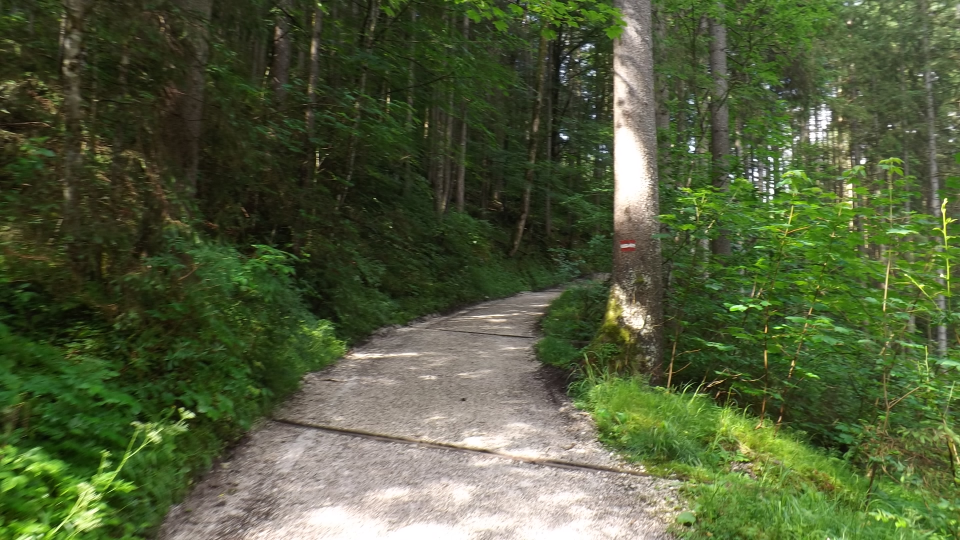
#> input picture Get_Image_Colors/Images/01.JPG, 1920 x 1080 px, found by its file name (shown at 1/2 size)
$ jupyter execute GetImageColors.ipynb
#> lines starting #> are read from the running program, lines starting #| are printed output that depends on the picture
[cell 1]
from sklearn.cluster import KMeans
from collections import Counter
from matplotlib import pyplot as plt
from IPython.display import Image as Image
import cv2

[cell 2]
#RGB to hex function
def rgbToHex(rgb):
    hex = "#{:02x}{:02x}{:02x}".format(int(rgb[0]), int(rgb[1]), int(rgb[2]))
    return hex
#print(rgbToHex([255, 217, 0])) #test

[cell 3]
def plot_image_info(path, k):
    #image load
#> called with path = 'Images/01.jpg', k = 16
    img_bgr = cv2.imread(path)
#> img_bgr is the input picture: shape (1080, 1920, 3); mean B, G, R 58, 92.6, 80.7
    img_rgb = cv2.cvtColor(img_bgr, cv2.COLOR_BGR2RGB)

    # reshape the image to be a list of pixels
    resized_img_rgb = cv2.resize(img_rgb, (255, 255), interpolation=cv2.INTER_AREA) # to speed up the prozess make the picture small ex.64x64
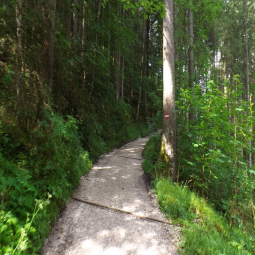
#> resized_img_rgb: shape (255, 255, 3); mean R, G, B 80.7, 92.6, 58
    img_list = resized_img_rgb.reshape((resized_img_rgb.shape[0] * resized_img_rgb.shape[1], 3))

    # cluster the pixels and assign labels
    clt = KMeans(n_clusters=k)
    labels = clt.fit_predict(img_list)

    # count labels
    label_counts = Counter(labels)
#> label_counts = 16 items
    total_count = sum(label_counts.values())
#> total_count = 65025

    # subset out most popular centroid
    center_colors = list(clt.cluster_centers_)
    ordered_colors = [center_colors[i]/255 for i in label_counts.keys()]
#> ordered_colors = 16 items, first 6: [0.15, 0.184, 0.0822], [0.108, 0.129, 0.0537], [0.195, 0.219, 0.126], [0.183, 0.291, 0.103], [0.255, 0.29, 0.179], [0.323, 0.361, 0.238]
    color_labels = [rgbToHex(ordered_colors[i]*255) for i in label_counts.keys()]
#> in rgbToHex, `hex = "#{:02x}{:02x}{:02x}".format(int(rgb[0]), int(rgb[1]), int(rgb[2..`: hex = '#93b756'
#> color_labels = ['#93b756', '#313720', '#416522', '#d9cec2', '#f9f3ee', '#262e14', '#b8afa4', '#70963d', '#2e4a1a', '#827d6f', '#525c3c', '#676c51', '#577d2c', '#9b9388', '#1b200d', '#41492d']

    # plots
    plt.figure(figsize=(14, 8))
#> (this line was passed over: IPython is not available in this run)
    plt.subplot(221)
#> (this line was passed over: IPython is not available in this run)
    plt.imshow(img_rgb)
#> (this line was passed over: IPython is not available in this run)
    plt.axis('off')
#> (this line was passed over: IPython is not available in this run)
    plt.subplot(222)
#> (this line was passed over: IPython is not available in this run)
    plt.pie(label_counts.values(), labels=color_labels, colors=ordered_colors, startangle=90)
#> (this line was passed over: IPython is not available in this run)
    plt.axis('equal')
#> (this line was passed over: IPython is not available in this run)
    plt.show()


$ run again, with Get_Image_Colors/Images/DSCF1088.JPG copied over Get_Image_Colors/Images/01.JPG
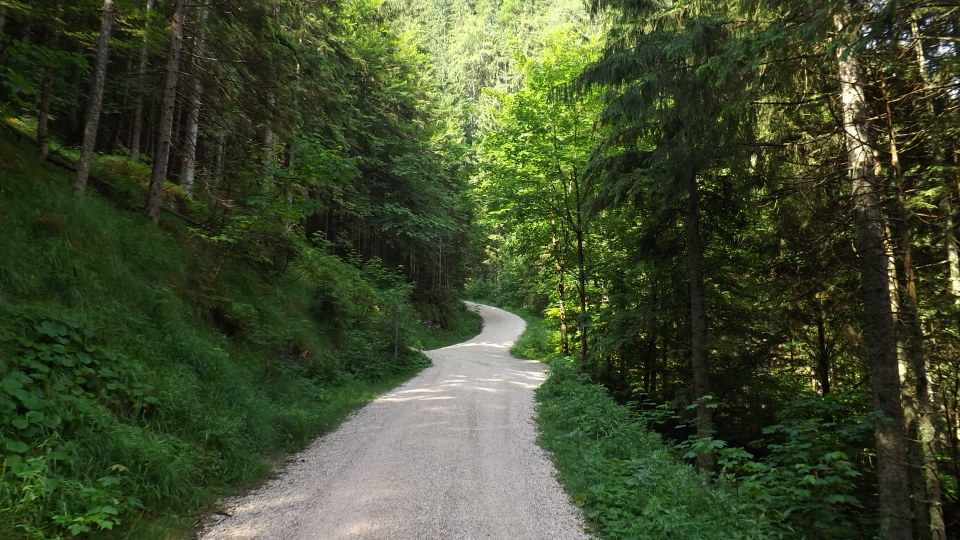
#> input picture Get_Image_Colors/Images/DSCF1088.JPG, 1920 x 1080 px, found by its file name (shown at 1/2 size)
#> in plot_image_info, img_bgr is the input picture: shape (1080, 1920, 3); mean B, G, R 45.8, 75.2, 64.3
#> in plot_image_info, `resized_img_rgb = cv2.resize(img_rgb, (255, 255), interpolation=cv2.IN..`:
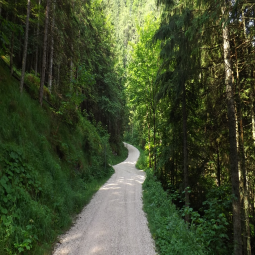
#> resized_img_rgb: shape (255, 255, 3); mean R, G, B 64.3, 75.2, 45.8
#> label_counts = 16 items
#> total_count = 65025
#> ordered_colors = 16 items, first 6: [0.25, 0.261, 0.153], [0.177, 0.188, 0.109], [0.131, 0.205, 0.0818], [0.0735, 0.0879, 0.04], [0.117, 0.141, 0.0681], [0.628, 0.61, 0.591]
#> hex = '#dee2b3'
#> color_labels = ['#dee2b3', '#3f4226', '#c6d486', '#12160a', '#516033', '#2d2f1b', '#213414', '#89a04a', '#38552a', '#b3aeab', '#a09b96', '#2c431f', '#a9bd62', '#767955', '#1d2411', '#657f31']

$ run again, with Get_Image_Colors/Images/DSCF1098.JPG copied over Get_Image_Colors/Images/01.JPG
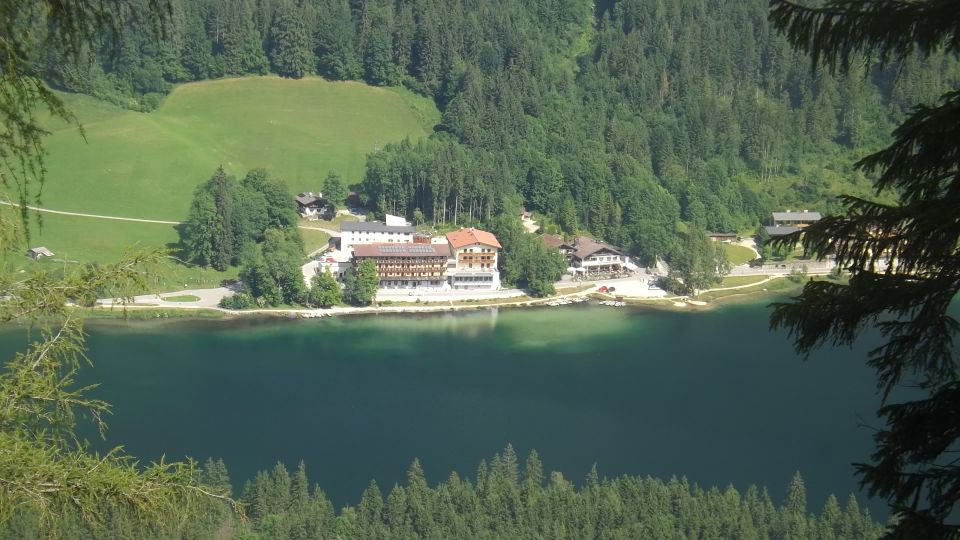
#> input picture Get_Image_Colors/Images/DSCF1098.JPG, 1920 x 1080 px, found by its file name (shown at 1/2 size)
#> in plot_image_info, img_bgr is the input picture: shape (1080, 1920, 3); mean B, G, R 82.2, 102.8, 85.6
#> in plot_image_info, `resized_img_rgb = cv2.resize(img_rgb, (255, 255), interpolation=cv2.IN..`:
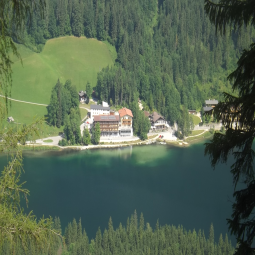
#> resized_img_rgb: shape (255, 255, 3); mean R, G, B 85.6, 102.8, 82.2
#> label_counts = 16 items
#> total_count = 65025
#> ordered_colors = 16 items, first 6: [0.255, 0.307, 0.235], [0.146, 0.177, 0.147], [0.291, 0.362, 0.301], [0.175, 0.262, 0.275], [0.34, 0.411, 0.334], [0.39, 0.462, 0.357]
#> hex = '#121612'
#> color_labels = ['#121612', '#9da07c', '#768861', '#748049', '#566855', '#ddd6c2', '#63755b', '#4a5c4c', '#414e3b', '#252d25', '#5c6941', '#bdb39b', '#f7f4eb', '#2c4246', '#889d61', '#324e50']
